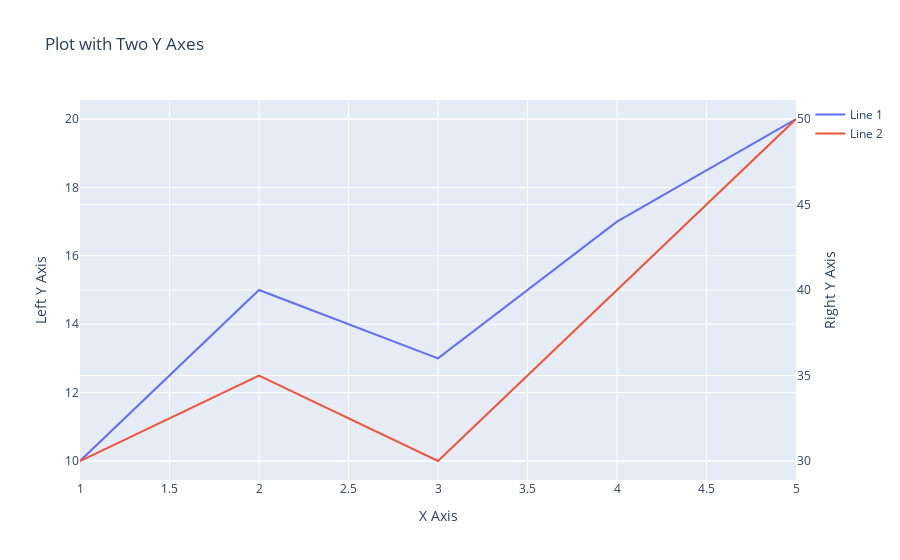

The notebook cell this image was saved under:
### Markdown cell above
#### Створення двох осей Y

### Code cell
import plotly.graph_objects as go

# Дані для графіка
x = [1, 2, 3, 4, 5]
y1 = [10, 15, 13, 17, 20]  # Перша серія даних
y2 = [30, 35, 30, 40, 50]  # Друга серія даних

fig = go.Figure()

# Перша лінія (ліва вісь Y)
fig.add_trace(go.Scatter(x=x, y=y1, mode='lines', name='Line 1', yaxis="y1"))

# Друга лінія (права вісь Y)
fig.add_trace(go.Scatter(x=x, y=y2, mode='lines', name='Line 2', yaxis="y2"))

# Налаштування осей
fig.update_layout(
    title="Plot with Two Y Axes",
    xaxis_title="X Axis",
    yaxis=dict(title="Left Y Axis"),
    yaxis2=dict(title="Right Y Axis", overlaying='y', side='right')
)
fig.show()

### Figure 1 — Plotly figure (JSON) as saved in the notebook; plotly's stock layout.template omitted (floating-point values rounded to 4 significant figures)
{"data": [{"mode": "lines", "name": "Line 1", "type": "scatter", "x": [1, 2, 3, 4, 5], "y": [10, 15, 13, 17, 20], "yaxis": "y"}, {"mode": "lines", "name": "Line 2", "type": "scatter", "x": [1, 2, 3, 4, 5], "y": [30, 35, 30, 40, 50], "yaxis": "y2"}], "layout": {"autosize": true, "title": {"text": "Plot with Two Y Axes"}, "xaxis": {"autorange": true, "range": [1, 5], "title": {"text": "X Axis"}, "type": "linear"}, "yaxis": {"autorange": true, "range": [9.444, 20.56], "title": {"text": "Left Y Axis"}, "type": "linear"}, "yaxis2": {"autorange": true, "overlaying": "y", "range": [28.89, 51.11], "side": "right", "title": {"text": "Right Y Axis"}, "type": "linear"}}}
